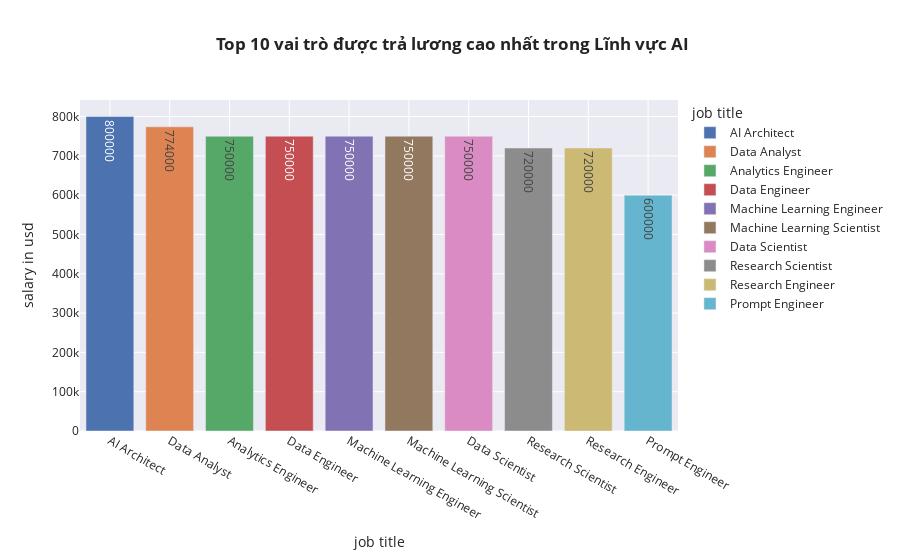

The cell this chart's notebook holds for it:
### Code cell
fig=px.bar(df.groupby('job_title',as_index=False)['salary_in_usd'].max().sort_values(by='salary_in_usd',ascending=False).head(10),x='job_title',y='salary_in_usd',color='job_title',labels={'job_title':'job title','salary_in_usd':'salary in usd'},text='salary_in_usd',template='seaborn',title='<b> Top 10 vai trò được trả lương cao nhất trong Lĩnh vực AI')
fig.show()

### Figure 1 — Plotly figure (JSON) as saved in the notebook; plotly's stock layout.template omitted (floating-point values rounded to 4 significant figures)
{"data": [{"alignmentgroup": "True", "hovertemplate": "job title=%{x}<br>salary in usd=%{text}<extra></extra>", "legendgroup": "AI Architect", "marker": {"color": "rgb(76,114,176)", "pattern": {"shape": ""}}, "name": "AI Architect", "offsetgroup": "AI Architect", "orientation": "v", "showlegend": true, "text": [800000], "textposition": "auto", "type": "bar", "x": ["AI Architect"], "xaxis": "x", "y": [800000], "yaxis": "y"}, {"alignmentgroup": "True", "hovertemplate": "job title=%{x}<br>salary in usd=%{text}<extra></extra>", "legendgroup": "Data Analyst", "marker": {"color": "rgb(221,132,82)", "pattern": {"shape": ""}}, "name": "Data Analyst", "offsetgroup": "Data Analyst", "orientation": "v", "showlegend": true, "text": [774000], "textposition": "auto", "type": "bar", "x": ["Data Analyst"], "xaxis": "x", "y": [774000], "yaxis": "y"}, {"alignmentgroup": "True", "hovertemplate": "job title=%{x}<br>salary in usd=%{text}<extra></extra>", "legendgroup": "Analytics Engineer", "marker": {"color": "rgb(85,168,104)", "pattern": {"shape": ""}}, "name": "Analytics Engineer", "offsetgroup": "Analytics Engineer", "orientation": "v", "showlegend": true, "text": [750000], "textposition": "auto", "type": "bar", "x": ["Analytics Engineer"], "xaxis": "x", "y": [750000], "yaxis": "y"}, {"alignmentgroup": "True", "hovertemplate": "job title=%{x}<br>salary in usd=%{text}<extra></extra>", "legendgroup": "Data Engineer", "marker": {"color": "rgb(196,78,82)", "pattern": {"shape": ""}}, "name": "Data Engineer", "offsetgroup": "Data Engineer", "orientation": "v", "showlegend": true, "text": [750000], "textposition": "auto", "type": "bar", "x": ["Data Engineer"], "xaxis": "x", "y": [750000], "yaxis": "y"}, {"alignmentgroup": "True", "hovertemplate": "job title=%{x}<br>salary in usd=%{text}<extra></extra>", "legendgroup": "Machine Learning Engineer", "marker": {"color": "rgb(129,114,179)", "pattern": {"shape": ""}}, "name": "Machine Learning Engineer", "offsetgroup": "Machine Learning Engineer", "orientation": "v", "showlegend": true, "text": [750000], "textposition": "auto", "type": "bar", "x": ["Machine Learning Engineer"], "xaxis": "x", "y": [750000], "yaxis": "y"}, {"alignmentgroup": "True", "hovertemplate": "job title=%{x}<br>salary in usd=%{text}<extra></extra>", "legendgroup": "Machine Learning Scientist", "marker": {"color": "rgb(147,120,96)", "pattern": {"shape": ""}}, "name": "Machine Learning Scientist", "offsetgroup": "Machine Learning Scientist", "orientation": "v", "showlegend": true, "text": [750000], "textposition": "auto", "type": "bar", "x": ["Machine Learning Scientist"], "xaxis": "x", "y": [750000], "yaxis": "y"}, {"alignmentgroup": "True", "hovertemplate": "job title=%{x}<br>salary in usd=%{text}<extra></extra>", "legendgroup": "Data Scientist", "marker": {"color": "rgb(218,139,195)", "pattern": {"shape": ""}}, "name": "Data Scientist", "offsetgroup": "Data Scientist", "orientation": "v", "showlegend": true, "text": [750000], "textposition": "auto", "type": "bar", "x": ["Data Scientist"], "xaxis": "x", "y": [750000], "yaxis": "y"}, {"alignmentgroup": "True", "hovertemplate": "job title=%{x}<br>salary in usd=%{text}<extra></extra>", "legendgroup": "Research Scientist", "marker": {"color": "rgb(140,140,140)", "pattern": {"shape": ""}}, "name": "Research Scientist", "offsetgroup": "Research Scientist", "orientation": "v", "showlegend": true, "text": [720000], "textposition": "auto", "type": "bar", "x": ["Research Scientist"], "xaxis": "x", "y": [720000], "yaxis": "y"}, {"alignmentgroup": "True", "hovertemplate": "job title=%{x}<br>salary in usd=%{text}<extra></extra>", "legendgroup": "Research Engineer", "marker": {"color": "rgb(204,185,116)", "pattern": {"shape": ""}}, "name": "Research Engineer", "offsetgroup": "Research Engineer", "orientation": "v", "showlegend": true, "text": [720000], "textposition": "auto", "type": "bar", "x": ["Research Engineer"], "xaxis": "x", "y": [720000], "yaxis": "y"}, {"alignmentgroup": "True", "hovertemplate": "job title=%{x}<br>salary in usd=%{text}<extra></extra>", "legendgroup": "Prompt Engineer", "marker": {"color": "rgb(100,181,205)", "pattern": {"shape": ""}}, "name": "Prompt Engineer", "offsetgroup": "Prompt Engineer", "orientation": "v", "showlegend": true, "text": [600000], "textposition": "auto", "type": "bar", "x": ["Prompt Engineer"], "xaxis": "x", "y": [600000], "yaxis": "y"}], "layout": {"barmode": "relative", "legend": {"title": {"text": "job title"}, "tracegroupgap": 0}, "title": {"text": "<b> Top 10 vai trò được trả lương cao nhất trong Lĩnh vực AI"}, "xaxis": {"anchor": "y", "categoryarray": ["AI Architect", "Data Analyst", "Analytics Engineer", "Data Engineer", "Machine Learning Engineer", "Machine Learning Scientist", "Data Scientist", "Research Scientist", "Research Engineer", "Prompt Engineer"], "categoryorder": "array", "domain": [0, 1], "title": {"text": "job title"}}, "yaxis": {"anchor": "x", "domain": [0, 1], "title": {"text": "salary in usd"}}}}
